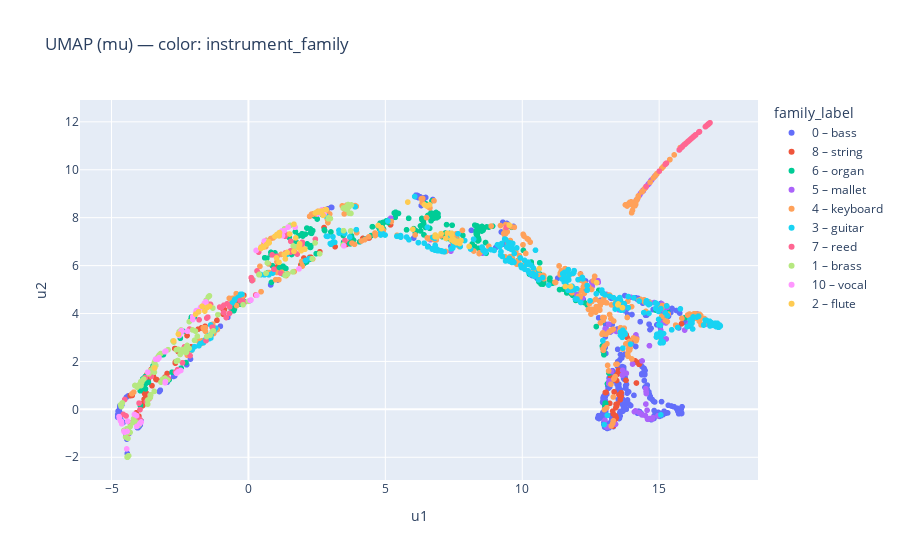
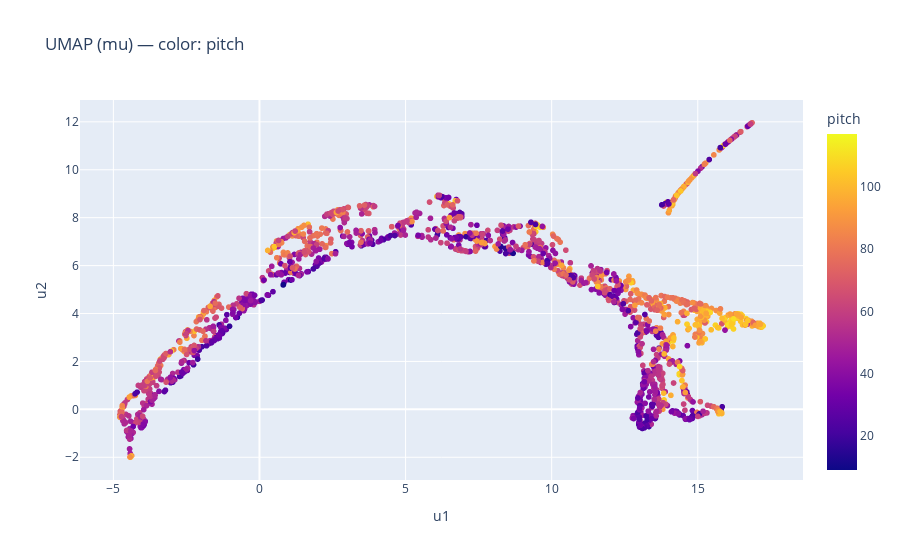

Notebook code for these charts, in order:
### Code cell
import umap
import plotly.express as px

# --- Map instrument family to readable labels ---
NSYNTH_FAMILY_MAP = {
    0: "bass",
    1: "brass",
    2: "flute",
    3: "guitar",
    4: "keyboard",
    5: "mallet",
    6: "organ",
    7: "reed",
    8: "string",
    9: "synth_lead",
    10: "vocal",
}

family_labels = [
    f"{fid} – {NSYNTH_FAMILY_MAP.get(fid, 'unknown')}"
    for fid in family_all
]

# --- UMAP 2D ---
reducer = umap.UMAP(
    n_neighbors=30,
    min_dist=0.1,
    n_components=2,
    random_state=SEED,
)
mu_umap = reducer.fit_transform(mu_all)

data_umap = {
    "u1": mu_umap[:, 0],
    "u2": mu_umap[:, 1],
    "pitch": pitch_all.astype(int),
    "instrument_family": family_all.astype(int),
    "family_label": family_labels,
    "key": keys_all,
}

# --- Plot 1: color by instrument_family (with labels) ---
fig1 = px.scatter(
    data_umap,
    x="u1",
    y="u2",
    color="family_label",
    hover_data=["pitch", "key"],
    title="UMAP (mu) — color: instrument_family",
)
fig1.show()

# --- Plot 2: color by pitch ---
fig2 = px.scatter(
    data_umap,
    x="u1",
    y="u2",
    color="pitch",
    hover_data=["family_label", "key"],
    title="UMAP (mu) — color: pitch",
)
fig2.show()

### Figure 1 — Plotly figure (JSON) as saved in the notebook; plotly's stock layout.template omitted (floating-point values rounded to 4 significant figures; data arrays with more than 128 entries replaced by an {"elided": "..."} marker saying what was removed)
{"data": [{"customdata": {"elided": "401x2 mixed values"}, "hovertemplate": "family_label=0 – bass<br>u1=%{x}<br>u2=%{y}<br>pitch=%{customdata[0]}<br>key=%{customdata[1]}<extra></extra>", "legendgroup": "0 – bass", "marker": {"color": "#636efa", "symbol": "circle"}, "mode": "markers", "name": "0 – bass", "showlegend": true, "type": "scattergl", "x": {"elided": "401 float values"}, "xaxis": "x", "y": {"elided": "401 float values"}, "yaxis": "y"}, {"customdata": {"elided": "125x2 mixed values"}, "hovertemplate": "family_label=8 – string<br>u1=%{x}<br>u2=%{y}<br>pitch=%{customdata[0]}<br>key=%{customdata[1]}<extra></extra>", "legendgroup": "8 – string", "marker": {"color": "#EF553B", "symbol": "circle"}, "mode": "markers", "name": "8 – string", "showlegend": true, "type": "scattergl", "x": [-4.099, -3.522, 13.83, 2.238, 13.47, -2.307, 13.51, 2.284, 14.31, 13.42, 13.61, 13.43, 14.13, 13.45, -3.908, 14.05, -0.9173, -0.5449, -2.972, 13.23, 13.06, 14.32, 14.11, 3.717, 14.17, -3.798, 1.917, 13.55, 2.024, 14.26, 2.065, 13.41, -3.654, -2.654, 13.33, -1.691, -3.496, 1.067, 15.82, 13.79, -2.378, -4.247, 14.28, -1.15, -2.242, 13.53, 13.33, -2.671, -3.474, 2.607, 4.365, -0.9152, 14.07, 1.982, -3.491, -1.717, 14.12, -3.864, 13.61, -3.816, -2.569, 13.58, 1.175, -3.735, 13.4, 3.75, 1.068, 13.96, 3.165, 4.409, -3.745, -3.709, -1.833, 13.41, 13.45, 13.38, 12.13, 13.43, -3.726, -3.351, 14.06, -3.81, -2.691, -3.658, -3.377, 5.19, -2.091, -4.32, 3.577, 13.3, 13.47, -3.841, -0.2356, -0.8785, 13.2, -0.5554, -3.738, -3.787, -0.4042, 13.26, -3.889, -0.3035, -3.556, 13.79, 13.36, -2.664, 4.177, 13.92, -3.941, -1.583, -0.1684, -2.229, 14.07, 2.761, 13.42, 4.154, -3.838, -0.9217, -3.741, 13.03, 14.31, -3.049, -0.9078, 13.94, -4.001], "xaxis": "x", "y": [-0.146, 0.9878, 3.0, 6.344, 1.468, 2.46, 1.634, 6.344, 1.97, 0.07681, 0.545, -0.3488, 2.021, 1.205, 0.2245, 1.943, 4.182, 4.483, 1.496, 1.316, 0.7075, 1.981, 1.97, 6.948, 1.1, 0.6885, 6.041, 1.6, 6.316, 1.879, 6.179, -0.2719, 1.25, 2.522, -0.1952, 3.383, 1.425, 5.961, 3.569, 1.211, 2.453, 0.5808, 1.896, 3.715, 3.078, 0.6072, -0.7027, 1.929, 1.417, 6.576, 7.154, 3.965, 2.033, 6.12, 1.766, 3.401, 2.013, 0.1547, 0.6957, 0.8996, 2.412, 0.4034, 5.882, 0.686, -0.4059, 7.092, 5.897, 2.871, 6.789, 7.153, 0.5607, 1.455, 3.347, 1.382, 0.1297, -0.4136, 5.651, 0.2094, 1.306, 1.243, 1.972, 0.4205, 2.538, 1.335, 1.251, 7.7, 2.613, 0.5709, 6.882, -0.07328, 0.2239, 1.151, 4.625, 4.165, 0.2511, 4.378, 0.5437, 0.6469, 4.547, -0.6869, 0.9598, 4.744, 1.663, 3.115, 0.7313, 1.986, 7.134, 2.697, -0.4658, 3.468, 4.761, 2.451, 1.983, 7.587, -0.3894, 7.056, 1.175, 4.173, 1.317, 0.7036, 1.962, 1.342, 4.026, 2.665, -0.2866], "yaxis": "y"}, {"customdata": {"elided": "272x2 mixed values"}, "hovertemplate": "family_label=6 – organ<br>u1=%{x}<br>u2=%{y}<br>pitch=%{customdata[0]}<br>key=%{customdata[1]}<extra></extra>", "legendgroup": "6 – organ", "marker": {"color": "#00cc96", "symbol": "circle"}, "mode": "markers", "name": "6 – organ", "showlegend": true, "type": "scattergl", "x": {"elided": "272 float values"}, "xaxis": "x", "y": {"elided": "272 float values"}, "yaxis": "y"}, {"customdata": {"elided": "109x2 mixed values"}, "hovertemplate": "family_label=5 – mallet<br>u1=%{x}<br>u2=%{y}<br>pitch=%{customdata[0]}<br>key=%{customdata[1]}<extra></extra>", "legendgroup": "5 – mallet", "marker": {"color": "#ab63fa", "symbol": "circle"}, "mode": "markers", "name": "5 – mallet", "showlegend": true, "type": "scattergl", "x": [15.2, 14.23, 14.13, 13.44, 6.643, 13.16, 14.53, 14.96, 12.76, 14.86, 14.4, 16.39, 8.55, 14.15, 14.65, 14.84, 14.5, 14.64, 14.84, 14.74, 5.195, 14.21, 15.11, 14.58, 14.61, 14.38, 13.25, 14.64, 14.28, 12.78, 13.14, 13.02, 14.52, 16.13, 14.58, 13.08, 16.48, 14.41, 12.56, 14.07, 14.52, 12.2, 14.51, 14.29, 13.16, 13.15, 13.07, 16.06, 14.33, 14.41, 14.56, 14.1, 14.71, 13.41, 15.26, 14.41, 16.69, 13.17, 14.59, 14.29, 15.3, 9.556, 12.54, 14.52, 14.52, 13.53, 14.65, 10.71, 15.25, 15.87, 14.18, 13.79, 14.49, 14.61, 14.58, 14.51, 14.82, 14.62, 14.59, 14.77, 12.0, 13.73, 14.35, 14.32, 14.36, 16.23, 7.394, 13.67, 13.03, 14.73, 15.19, 13.8, 15.1, 13.25, 13.65, 14.1, 14.28, 15.06, 10.74, 14.42, 13.67, 13.09, 14.03, 13.96, 14.69, 15.93, 14.17, 14.9, 14.42], "xaxis": "x", "y": [2.926, 8.859, -0.06333, 3.252, 7.077, 3.554, 0.6623, -0.2661, 5.37, 9.752, -0.2316, 3.99, 6.517, 3.107, 9.461, 9.731, -0.2602, 2.657, 9.722, -0.4004, 7.977, 8.785, 3.635, -0.404, 9.406, 2.019, 1.585, 9.431, -0.1371, 5.301, -0.7313, -0.4526, 0.2214, 3.672, -0.3916, 4.796, 3.861, 9.136, 5.139, 8.634, 9.28, 4.644, 9.26, 8.953, 1.075, 4.759, 0.0396, 3.531, 9.032, 9.13, -0.03522, 8.618, 9.553, -0.6194, 2.938, 9.142, 3.549, 1.193, 9.374, 8.958, 4.26, 6.778, 5.323, 9.303, 0.7409, 4.156, -0.3857, 5.54, 3.606, 11.0, 2.979, 4.26, 9.245, 9.407, -0.4118, 0.8604, 4.458, 9.421, -0.4152, -0.3452, 4.788, 4.235, 9.059, 9.019, -0.2121, 3.786, 6.604, 4.233, 3.359, 9.584, 4.116, 1.504, 4.401, 3.253, 1.427, -0.09866, 8.927, 3.304, 5.52, 9.149, 1.628, -0.7371, 1.891, 4.68, 9.536, 3.308, 8.743, 9.8, 9.114], "yaxis": "y"}, {"customdata": {"elided": "369x2 mixed values"}, "hovertemplate": "family_label=4 – keyboard<br>u1=%{x}<br>u2=%{y}<br>pitch=%{customdata[0]}<br>key=%{customdata[1]}<extra></extra>", "legendgroup": "4 – keyboard", "marker": {"color": "#FFA15A", "symbol": "circle"}, "mode": "markers", "name": "4 – keyboard", "showlegend": true, "type": "scattergl", "x": {"elided": "369 float values"}, "xaxis": "x", "y": {"elided": "369 float values"}, "yaxis": "y"}, {"customdata": {"elided": "315x2 mixed values"}, "hovertemplate": "family_label=3 – guitar<br>u1=%{x}<br>u2=%{y}<br>pitch=%{customdata[0]}<br>key=%{customdata[1]}<extra></extra>", "legendgroup": "3 – guitar", "marker": {"color": "#19d3f3", "symbol": "circle"}, "mode": "markers", "name": "3 – guitar", "showlegend": true, "type": "scattergl", "x": {"elided": "315 float values"}, "xaxis": "x", "y": {"elided": "315 float values"}, "yaxis": "y"}, {"customdata": {"elided": "120x2 mixed values"}, "hovertemplate": "family_label=7 – reed<br>u1=%{x}<br>u2=%{y}<br>pitch=%{customdata[0]}<br>key=%{customdata[1]}<extra></extra>", "legendgroup": "7 – reed", "marker": {"color": "#FF6692", "symbol": "circle"}, "mode": "markers", "name": "7 – reed", "showlegend": true, "type": "scattergl", "x": [-1.304, -4.57, -2.409, 1.358, 16.81, 1.342, -3.968, -4.455, 1.782, 16.29, -3.628, 16.77, 15.93, 16.83, 0.933, -1.522, 16.71, 2.445, -1.802, 16.71, -2.335, 15.84, -4.051, 0.3135, 16.47, 1.966, 9.414, 1.534, 16.82, 16.33, 16.06, -0.8126, -0.6845, -2.588, -3.972, 16.13, -0.9845, 16.34, 15.27, 0.102, 15.73, 1.174, 15.73, 16.27, 15.23, 15.8, 16.8, -3.923, 16.24, -3.769, -2.132, 1.681, 16.47, -3.994, -4.329, 16.69, 16.73, 16.25, 16.27, 0.8652, 16.78, 1.956, 15.96, 15.01, 3.526, -0.1952, 16.19, 16.2, -3.595, 0.3735, -1.385, -2.949, 16.76, 1.026, 16.31, 16.28, -4.471, 1.345, 16.71, -0.7795, 1.563, 16.83, -3.729, 16.86, 0.1334, 16.84, -1.55, -4.518, -4.46, 15.94, 16.8, 16.45, 15.97, 1.535, -2.151, -2.664, 15.99, 16.46, 0.2641, 16.14, 1.546, -0.9099, -2.922, 15.22, -0.6902, -1.578, 14.53, -0.1458, -0.8989, -3.547, -0.3033, -3.506, -1.051, -1.324, -1.515, 16.81, -4.404, -3.961, 16.1, -1.484], "xaxis": "x", "y": [3.431, -0.21, 1.946, 7.317, 11.91, 7.226, -0.4138, -1.093, 6.48, 11.42, 0.4363, 11.87, 11.06, 11.94, 5.848, 3.808, 11.82, 7.102, 3.737, 11.82, 2.608, 10.96, -0.3819, 5.776, 11.58, 6.976, 7.594, 6.61, 11.93, 11.45, 11.18, 3.832, 4.276, 1.658, -0.4666, 11.25, 4.264, 11.46, 10.27, 5.496, 10.83, 5.686, 10.83, 11.39, 10.24, 10.91, 11.9, 1.145, 11.37, 1.32, 2.242, 6.578, 11.59, 0.2607, -0.5542, 11.8, 11.83, 11.38, 11.39, 6.448, 11.89, 6.873, 11.08, 9.941, 7.044, 4.508, 11.31, 11.33, 0.603, 6.561, 4.382, 1.291, 11.86, 6.385, 11.43, 11.4, -0.2738, 6.527, 11.82, 4.406, 6.622, 11.93, 0.319, 11.96, 5.375, 11.94, 2.868, 0.4115, -1.005, 11.07, 11.91, 11.57, 11.09, 6.559, 3.351, 1.558, 11.11, 11.58, 4.772, 11.27, 7.015, 4.04, 1.287, 10.22, 4.01, 4.375, 9.299, 4.465, 4.346, 1.38, 4.539, 1.591, 4.268, 3.427, 4.432, 11.91, -1.023, -0.01081, 11.23, 3.849], "yaxis": "y"}, {"customdata": {"elided": "144x2 mixed values"}, "hovertemplate": "family_label=1 – brass<br>u1=%{x}<br>u2=%{y}<br>pitch=%{customdata[0]}<br>key=%{customdata[1]}<extra></extra>", "legendgroup": "1 – brass", "marker": {"color": "#B6E880", "symbol": "circle"}, "mode": "markers", "name": "1 – brass", "showlegend": true, "type": "scattergl", "x": {"elided": "144 float values"}, "xaxis": "x", "y": {"elided": "144 float values"}, "yaxis": "y"}, {"customdata": [[35, "vocal_synthetic_003-035-050"], [44, "vocal_synthetic_003-044-100"], [74, "vocal_synthetic_003-074-100"], [23, "vocal_synthetic_003-023-025"], [29, "vocal_synthetic_003-029-100"], [88, "vocal_synthetic_003-088-100"], [49, "vocal_synthetic_003-049-100"], [33, "vocal_synthetic_003-033-025"], [77, "vocal_synthetic_003-077-100"], [61, "vocal_acoustic_000-061-127"], [22, "vocal_synthetic_003-022-127"], [33, "vocal_synthetic_003-033-075"], [53, "vocal_synthetic_003-053-100"], [88, "vocal_synthetic_003-088-050"], [51, "vocal_synthetic_003-051-127"], [45, "vocal_synthetic_003-045-075"], [101, "vocal_synthetic_003-101-127"], [98, "vocal_synthetic_003-098-127"], [71, "vocal_synthetic_003-071-100"], [89, "vocal_synthetic_003-089-075"], [50, "vocal_acoustic_000-050-127"], [48, "vocal_synthetic_003-048-075"], [31, "vocal_synthetic_003-031-025"], [106, "vocal_synthetic_003-106-100"], [101, "vocal_synthetic_003-101-050"], [68, "vocal_acoustic_000-068-050"], [52, "vocal_synthetic_003-052-100"], [82, "vocal_synthetic_003-082-100"], [69, "vocal_synthetic_003-069-100"], [26, "vocal_synthetic_003-026-100"], [73, "vocal_synthetic_003-073-025"], [46, "vocal_synthetic_003-046-127"], [87, "vocal_synthetic_003-087-025"], [46, "vocal_synthetic_003-046-100"], [62, "vocal_synthetic_003-062-075"], [63, "vocal_acoustic_000-063-127"], [98, "vocal_synthetic_003-098-100"], [63, "vocal_acoustic_000-063-050"], [74, "vocal_synthetic_003-074-127"], [72, "vocal_synthetic_003-072-100"], [60, "vocal_acoustic_000-060-100"], [60, "vocal_synthetic_003-060-075"], [35, "vocal_synthetic_003-035-100"], [64, "vocal_synthetic_003-064-127"], [94, "vocal_synthetic_003-094-100"], [31, "vocal_synthetic_003-031-075"], [68, "vocal_synthetic_003-068-050"], [22, "vocal_synthetic_003-022-075"], [97, "vocal_synthetic_003-097-025"], [52, "vocal_synthetic_003-052-050"], [61, "vocal_acoustic_000-061-050"], [82, "vocal_synthetic_003-082-050"], [83, "vocal_synthetic_003-083-100"], [54, "vocal_acoustic_000-054-050"], [21, "vocal_synthetic_003-021-050"], [40, "vocal_synthetic_003-040-075"], [94, "vocal_synthetic_003-094-075"], [62, "vocal_acoustic_000-062-025"], [48, "vocal_synthetic_003-048-050"], [47, "vocal_synthetic_003-047-100"], [55, "vocal_acoustic_000-055-050"], [59, "vocal_synthetic_003-059-127"], [61, "vocal_acoustic_000-061-075"], [54, "vocal_synthetic_003-054-025"]], "hovertemplate": "family_label=10 – vocal<br>u1=%{x}<br>u2=%{y}<br>pitch=%{customdata[0]}<br>key=%{customdata[1]}<extra></extra>", "legendgroup": "10 – vocal", "marker": {"color": "#FF97FF", "symbol": "circle"}, "mode": "markers", "name": "10 – vocal", "showlegend": true, "type": "scattergl", "x": [-2.469, -4.432, -1.749, 3.485, -3.04, 0.5851, -4.627, 0.09168, 1.707, -2.52, -2.574, -3.033, -4.714, 1.449, -4.67, -4.08, -3.392, -1.915, -2.033, -2.472, -2.526, -4.411, 0.306, -3.016, -2.229, 2.552, -4.64, 1.224, -1.723, -2.567, 1.244, -4.446, 2.675, -4.545, -3.305, -1.605, 0.2803, 1.086, -1.901, -1.591, -2.423, -3.679, -3.963, -3.266, 1.305, -2.627, -2.036, 0.05926, 1.187, -4.164, -1.553, 2.761, 0.4672, -1.557, 1.846, -3.917, 2.633, 1.219, -4.084, -4.521, -2.447, -4.727, -2.507, -3.049], "xaxis": "x", "y": [1.623, -0.9215, 4.254, 6.825, 1.109, 7.025, -0.6038, 4.564, 7.602, 3.083, 1.565, 1.159, -0.3615, 7.605, -0.486, -0.7104, 2.09, 4.071, 3.871, 3.239, 3.16, -0.4946, 4.763, 2.432, 3.261, 8.163, -0.5113, 7.374, 4.243, 1.562, 7.248, -1.651, 8.323, -0.9232, 2.092, 4.431, 6.632, 7.321, 4.123, 4.44, 3.254, 1.55, -0.5856, 2.151, 7.457, 1.506, 3.749, 4.552, 7.375, -0.211, 4.451, 8.156, 6.787, 4.485, 5.862, -0.5264, 8.22, 7.442, -0.2607, -0.9526, 3.289, -0.3025, 3.151, 2.404], "yaxis": "y"}, {"customdata": {"elided": "81x2 mixed values"}, "hovertemplate": "family_label=2 – flute<br>u1=%{x}<br>u2=%{y}<br>pitch=%{customdata[0]}<br>key=%{customdata[1]}<extra></extra>", "legendgroup": "2 – flute", "marker": {"color": "#FECB52", "symbol": "circle"}, "mode": "markers", "name": "2 – flute", "showlegend": true, "type": "scattergl", "x": [2.039, 2.547, 1.123, 4.871, -2.729, 6.828, 1.662, 11.76, 1.037, 0.5536, 10.62, 2.727, 5.819, 0.6731, 1.116, -1.925, 1.662, 1.311, 1.413, 1.865, 6.821, 13.5, 0.7549, 4.858, 7.762, 0.4525, 8.06, -1.817, -2.558, 2.603, 6.816, 1.729, 7.036, 1.116, 1.131, 1.868, 0.4542, 2.501, 7.432, 13.49, 7.259, 12.72, 1.348, -1.508, 7.413, 1.027, 7.512, 7.589, 0.9661, 7.5, 7.712, 6.512, -1.417, -3.426, 13.66, -1.594, 9.523, 1.134, 7.698, 6.425, 2.061, 1.502, 7.212, 6.884, 6.003, 11.57, 7.627, 6.614, 4.74, 1.848, 2.844, 2.556, 1.925, -1.691, 7.597, 0.5118, 0.7442, 2.692, 2.443, 7.418, 0.6675], "xaxis": "x", "y": [6.69, 8.228, 7.239, 7.574, 2.856, 7.242, 6.597, 5.127, 7.293, 6.77, 5.868, 8.094, 8.65, 6.89, 6.137, 3.975, 7.727, 6.471, 6.55, 6.843, 7.277, 4.399, 6.949, 7.542, 7.045, 6.749, 6.798, 4.074, 3.14, 8.259, 7.208, 7.156, 7.333, 7.357, 7.377, 6.917, 6.716, 8.236, 7.261, 4.36, 7.351, 5.289, 6.28, 4.252, 7.072, 6.324, 7.007, 7.024, 7.218, 7.077, 6.922, 8.492, 4.305, 1.727, 4.246, 4.103, 7.69, 7.372, 6.943, 8.54, 6.682, 7.318, 7.139, 7.197, 7.516, 5.127, 6.972, 8.535, 7.673, 6.732, 8.34, 8.234, 6.616, 4.301, 6.956, 6.794, 6.996, 8.278, 8.196, 7.35, 6.883], "yaxis": "y"}], "layout": {"legend": {"title": {"text": "family_label"}, "tracegroupgap": 0}, "title": {"text": "UMAP (mu) — color: instrument_family"}, "xaxis": {"anchor": "y", "domain": [0, 1], "title": {"text": "u1"}}, "yaxis": {"anchor": "x", "domain": [0, 1], "title": {"text": "u2"}}}}

### Figure 2 — Plotly figure (JSON) as saved in the notebook; plotly's stock layout.template omitted (floating-point values rounded to 4 significant figures; data arrays with more than 128 entries replaced by an {"elided": "..."} marker saying what was removed)
{"data": [{"customdata": {"elided": "2000x2 str values"}, "hovertemplate": "u1=%{x}<br>u2=%{y}<br>family_label=%{customdata[0]}<br>key=%{customdata[1]}<br>pitch=%{marker.color}<extra></extra>", "legendgroup": "", "marker": {"color": {"elided": "2000 int values"}, "coloraxis": "coloraxis", "symbol": "circle"}, "mode": "markers", "name": "", "showlegend": false, "type": "scattergl", "x": {"elided": "2000 float values"}, "xaxis": "x", "y": {"elided": "2000 float values"}, "yaxis": "y"}], "layout": {"coloraxis": {"colorbar": {"title": {"text": "pitch"}}, "colorscale": [[0, "#0d0887"], [0.1111, "#46039f"], [0.2222, "#7201a8"], [0.3333, "#9c179e"], [0.4444, "#bd3786"], [0.5556, "#d8576b"], [0.6667, "#ed7953"], [0.7778, "#fb9f3a"], [0.8889, "#fdca26"], [1, "#f0f921"]]}, "legend": {"tracegroupgap": 0}, "title": {"text": "UMAP (mu) — color: pitch"}, "xaxis": {"anchor": "y", "domain": [0, 1], "title": {"text": "u1"}}, "yaxis": {"anchor": "x", "domain": [0, 1], "title": {"text": "u2"}}}}
